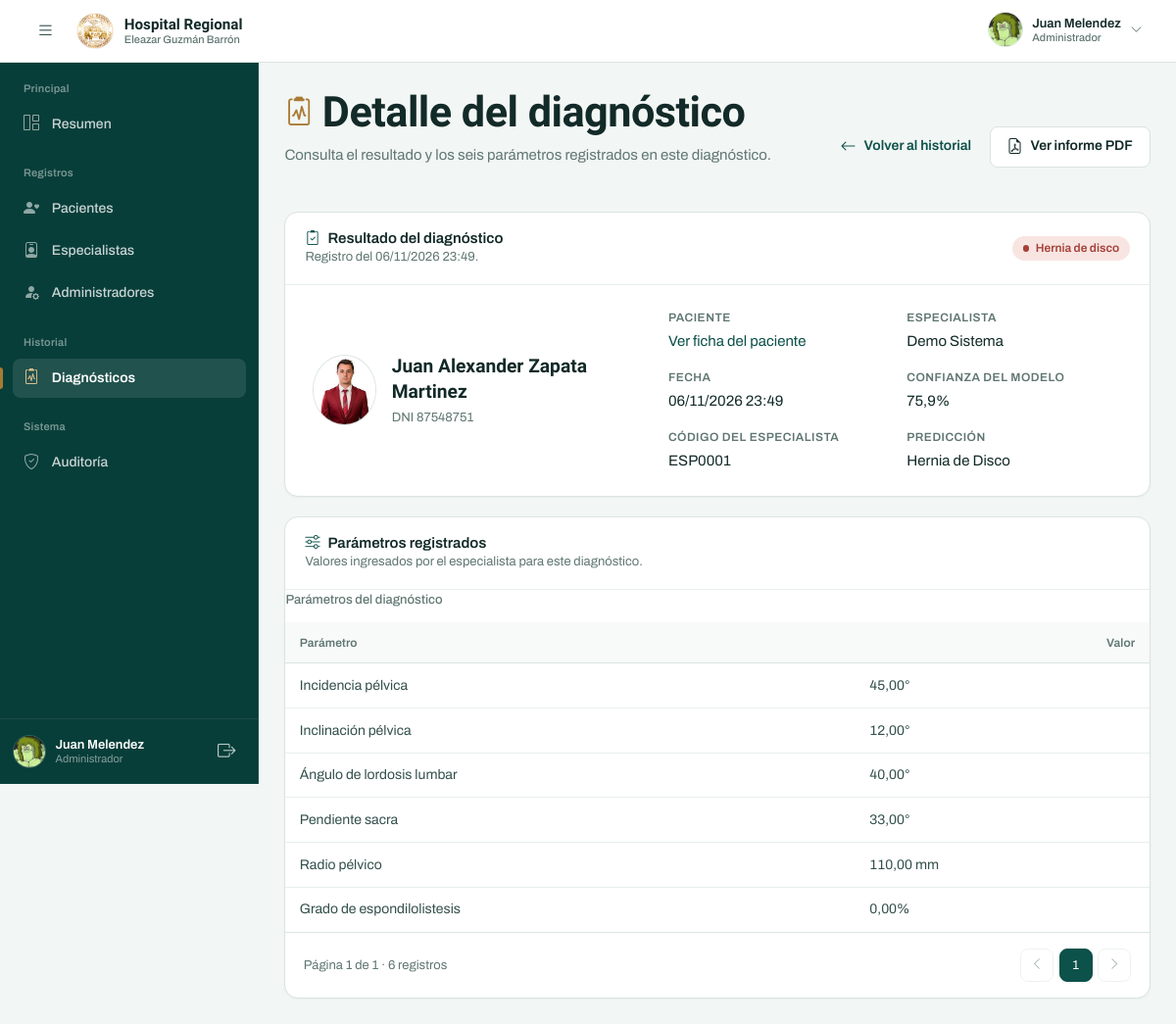
The page /historial/330/?origen=d (signed in) on the database its author committed.
### tasks/models.py (models this page shows, shortened)
class Usuario(AbstractBaseUser):
    primer_nombre = models.CharField(max_length=200)
    segundo_nombre = models.CharField(max_length=200, blank=True)
    apellido_paterno = models.CharField(max_length=200)
    apellido_materno = models.CharField(max_length=200)
    codigo_empl = models.CharField(max_length=10)
    usuario_administrador = models.BooleanField(default=False)
    estado = models.ForeignKey(Estado, on_delete=models.CASCADE,null=True)
    username = models.CharField(max_length=20, unique=True, null=False)
    email = models.EmailField(max_length=200,unique=True)  # Cambiado a EmailField
    telefono = models.CharField(max_length=9, validators=[MinLengthValidator(9)], null=True, blank=True)
    dni = models.CharField(max_length=8, validators=[MinLengthValidator(8)], null=True, blank=True)
    foto = models.ImageField('Imagen de perfil', upload_to='usuarios1/', null=True, blank=True)
    fecha_creacion = models.DateTimeField(auto_now_add=True)
    es_demo = models.BooleanField(default=False, db_index=True)
    objects = UsuarioManager()
    USERNAME_FIELD = 'username'
    REQUIRED_FIELDS = ['email', 'primer_nombre', 'segundo_nombre', 'apellido_paterno', 'apellido_materno']
    @property
    def is_active(self):
        return self.estado_id is not None and self.estado.name == "Activo"

class Historial_paciente (models.Model):
    empleado = models.ForeignKey(Usuario, on_delete=models.CASCADE)
    paciente = models.ForeignKey(Paciente, on_delete=models.CASCADE)
    padecimiento = models.ForeignKey(Padecimiento, on_delete=models.CASCADE)
    fecha = models.DateTimeField(auto_now_add=True)
    precision_value = models.DecimalField(max_digits=10, decimal_places=2, default=Decimal('0.00'))
    es_demo = models.BooleanField(default=False, db_index=True)

class Paciente (models.Model):
    primer_nombre = models.CharField(max_length=200)
    segundo_nombre = models.CharField(max_length=200, blank=True)
    apellido_paterno = models.CharField(max_length=200)
    apellido_materno = models.CharField(max_length=200)
    correo = models.CharField(max_length=200, blank=True)
    telefono = models.CharField(max_length=9, validators=[MinLengthValidator(9)], blank=True)
    dni = models.CharField(max_length=8, validators=[MinLengthValidator(8)],unique=True)
    foto = models.ImageField('Imagen de perfil', upload_to='perfil/', null=True, blank=True)
    fecha_creacion = models.DateTimeField(auto_now_add=True)
    activo = models.BooleanField(default=True)
    es_demo = models.BooleanField(default=False, db_index=True)

class Padecimiento(models.Model):
    name = models.CharField(max_length=200)

class Datos (models.Model):
    historial_paciente = models.ForeignKey(Historial_paciente, on_delete=models.CASCADE)
    pelvic_incidence = models.FloatField()
    pelvic_tilt = models.FloatField()
    lumbar_lordosis_angle = models.FloatField()
    sacral_slope = models.FloatField()
    pelvic_radius = models.FloatField()
    degree_spondylolisthesis = models.FloatField()

### tasks/views.py (the view)
# urls.py: path('historial/<int:pk>/',v.DetalleDiagnostico.as_view(),name='diagnostico_detalle'),
class DetalleDiagnostico(LoginRequiredMixin, DetailView):
    model = Historial_paciente
    template_name = 'crud/diagnostico_detalle.html'
    def get_context_data(self, **kwargs):
        context = super().get_context_data(**kwargs)
        origen = self.request.GET.get('origen', 'd')
        datos = self.object.datos_set.first()
        parametros = []
        if datos:
            parametros = [
                ("Incidencia pélvica", datos.pelvic_incidence, "°"),
                ("Inclinación pélvica", datos.pelvic_tilt, "°"),
                ("Ángulo de lordosis lumbar", datos.lumbar_lordosis_angle, "°"),
                ("Pendiente sacra", datos.sacral_slope, "°"),
                ("Radio pélvico", datos.pelvic_radius, " mm"),
                ("Grado de espondilolistesis", datos.degree_spondylolisthesis, "%"),
            ]
        paginator = Paginator(parametros, 10)
        page_obj = paginator.get_page(self.request.GET.get('page'))
        context['titulo'] = "Diagnóstico"
        context['datos'] = datos
        context['parametros'] = page_obj
        context['page_obj'] = page_obj
        context['querystring'] = _querystring_sin_pagina(self.request)
        context['origen'] = origen
        context['nav_section'] = (
            'historial_m' if origen == 'mis' else 'historial_d'
        )
        return context

### tasks/templates/crud/diagnostico_detalle.html (shortened to what this page needs)
{% extends 'crud/basecrud.html' %} {% load static %} {% block title %}Detalle del diagnóstico · Hospital Regional{% endblock %} {% block page_title %}Detalle del diagnóstico{% endblock %} {% block icon_crud %}<i class="bi bi-clipboard2-pulse" aria-hidden="true"></i>{% endblock %} {% block descripcion %} Consulta el resultado y los seis parámetros registrados en este diagnóstico. {% endblock %} {% block page_actions %}
  <div class="page-header__actions">
    <a href="{% if origen == 'mis' %}{% url 'historial_m' %}{% else %}{% url 'historial_d' %}{% endif %}" class="btn-app btn-app--ghost">
      <i class="bi bi-arrow-left" aria-hidden="true"></i>
      Volver al historial
    </a>
    <a href="{% url 'diagnostico_pdf' historial_paciente.id %}" target="_blank" rel="noopener" class="btn-app btn-app--secondary">
      <i class="bi bi-file-earmark-pdf" aria-hidden="true"></i>
      Ver informe PDF
    </a>
  </div>
{% endblock %} {% block crud_mod %}
<div class="stack">
  <section class="panel patient-detail">
    <div class="panel__header">
      <div>
        <h2 class="panel__title">
          <i class="bi bi-clipboard2-check" aria-hidden="true"></i>
          Resultado del diagnóstico
        </h2>
        <p class="panel__hint">
          Registro del {{ historial_paciente.fecha|date:"d/m/Y H:i" }}.
        </p>
      </div>
      {% if historial_paciente.padecimiento.name == 'Hernia de Disco' %}
        <span class="badge-status badge-status--danger">Hernia de disco</span>
      {% elif historial_paciente.padecimiento.name == 'Espondilolistesis' %}
        <span class="badge-status badge-status--warn">Espondilolistesis</span>
      {% else %}
        <span class="badge-status badge-status--ok">Columna normal</span>
      {% endif %}
    </div>
    <div class="patient-detail__body">
      <div class="patient-detail__identity">
        <span class="avatar-cell avatar-cell--lg">
          {% if historial_paciente.paciente.foto %}
            <img src="{{ historial_paciente.paciente.foto.url }}" alt="Fotografía de {{ historial_paciente.paciente.primer_nombre }} {{ historial_paciente.paciente.apellido_paterno }}" loading="lazy" />
          {% else %}
            <img src="{% static 'img/user_default.png' %}" alt="" loading="lazy" />
          {% endif %}
        </span>
        <div>
          <p class="patient-detail__name">
            {{ historial_paciente.paciente.primer_nombre }} {{ historial_paciente.paciente.segundo_nombre }}
            {{ historial_paciente.paciente.apellido_paterno }} {{ historial_paciente.paciente.apellido_materno }}
          </p>
          <p class="patient-detail__sub">
            DNI {{ historial_paciente.paciente.dni }}
          </p>
        </div>
      </div>
      <dl class="patient-detail__grid">
        <div>
          <dt>Paciente</dt>
          <dd>
            <a href="{% url 'paciente_detalle' historial_paciente.paciente.id %}">
              Ver ficha del paciente
            </a>
          </dd>
        </div>
        <div>
          <dt>Especialista</dt>
          <dd>
            {{ historial_paciente.empleado.primer_nombre }}
            {{ historial_paciente.empleado.apellido_paterno }}
          </dd>
        </div>
        <div>
          <dt>Fecha</dt>
          <dd>{{ historial_paciente.fecha|date:"d/m/Y H:i" }}</dd>
        </div>
        <div>
          <dt>Confianza del modelo</dt>
          <dd>{{ historial_paciente.precision_value|floatformat:1 }}%</dd>
        </div>
        <div>
          <dt>Código del especialista</dt>
          <dd>{{ historial_paciente.empleado.codigo_empl }}</dd>
        </div>
        <div>
          <dt>Predicción</dt>
          <dd>{{ historial_paciente.padecimiento.name }}</dd>
        </div>
      </dl>
    </div>
  </section>
  <section class="panel">
    <div class="panel__header">
      <div>
        <h2 class="panel__title">
          <i class="bi bi-sliders" aria-hidden="true"></i>
          Parámetros registrados
        </h2>
        <p class="panel__hint">
          Valores ingresados por el especialista para este diagnóstico.
        </p>
      </div>
    </div>
    {% if datos %}
      <div class="table-scroll">
        <table class="table-app table-app--cards">
          <caption>Parámetros del diagnóstico</caption>
          <thead>
            <tr>
              <th>Parámetro</th>
              <th class="num">Valor</th>
            </tr>
          </thead>
          <tbody>
            {% for nombre, valor, unidad in parametros %}
              <tr>
                <td data-label="Parámetro">{{ nombre }}</td>
                <td class="tabular" data-label="Valor">{{ valor|floatformat:2 }}{{ unidad }}</td>
              </tr>
            {% endfor %}
          </tbody>
        </table>
      </div>
      {% include 'crud/_paginacion.html' %}
    {% endif %}
  </section>
</div>
{% endblock %}

### tasks/templates/layout/base.html (shortened to what this page needs)
{% load static %}
<!DOCTYPE html>
<html lang="es">
  <head>
    <link
      rel="stylesheet"
      href="https://cdn.jsdelivr.net/npm/bootstrap-icons@1.11.3/font/bootstrap-icons.min.css"
    />
    <link
      href="https://cdn.jsdelivr.net/npm/bootstrap@5.3.3/dist/css/bootstrap.min.css"
      rel="stylesheet"
    />
    <link rel="stylesheet" href="{% static 'styles/base.css' %}" />
    <link rel="stylesheet" href="{% static 'styles/dashboard.css' %}" />
    <link rel="stylesheet" href="{% static 'styles/diagnostico.css' %}" />
    <link rel="stylesheet" href="{% static 'styles/etapa2.css' %}" />
    <link rel="stylesheet" href="{% static 'styles/etapa3.css' %}" />
    <link rel="stylesheet" href="{% static 'styles/etapaf.css' %}" />
    <link rel="stylesheet" href="{% static 'styles/r_paciente.css' %}" />
  </head>
  <body>
    <div id="__next">
      <header class="app-header">
        <div class="app-header__left">
          <button
            class="icon-btn menu-btn"
            id="menu_toggle"
            type="button"
            aria-label="Abrir menú de navegación"
            aria-controls="sidebar"
            aria-expanded="false"
          >
            <i class="bi bi-list" aria-hidden="true"></i>
          </button>
          <a class="brand" href="{% url 'dashboard' %}">
            <img
              class="brand__seal"
              src="{% static 'img/logo-hospital-transparente.png' %}"
              alt=""
            />
            <span class="brand__text">
              <span class="brand__title">Hospital Regional</span>
              <span class="brand__subtitle">Eleazar Guzmán Barrón</span>
            </span>
          </a>
        </div>
        <div class="app-header__right">
          <div class="perfil">
            <button
              class="perfil__trigger"
              id="perfil_trigger"
              type="button"
              aria-label="Abrir menú de usuario"
              aria-haspopup="true"
              aria-expanded="false"
              aria-controls="panel_conf"
            >
              {% if user.foto %}
                <img id="avatar_1" src="{{ user.foto.url }}" alt="" />
              {% else %}
                <img
                  id="avatar_1"
                  src="{% static 'img/user_default.png' %}"
                  alt=""
                />
              {% endif %}
              <span class="perfil__meta">
                <span class="perfil__name">
                  {{ user.primer_nombre }} {{ user.apellido_paterno }}
                </span>
                <span class="perfil__role">
                  {% if request.user.usuario_administrador %}Administrador{% else %}Especialista{% endif %}
                </span>
              </span>
              <i class="bi bi-chevron-down perfil__chev" aria-hidden="true"></i>
            </button>
          </div>
        </div>
      </header>
      <div class="app-shell" id="main_">
        <nav class="sidebar" id="sidebar" aria-label="Navegación principal">
          <div class="sidebar__scroll">
            <div class="nav-group">
              <p class="nav-group__label">Principal</p>
              <a
                href="{% url 'dashboard' %}"
                class="nav-link {% if request.resolver_match.url_name == 'dashboard' %}is-active{% endif %}"
              >
                <i class="bi bi-grid-1x2" aria-hidden="true"></i>
                <span>Resumen</span>
              </a>
            </div>
            <div class="nav-group">
              <p class="nav-group__label">Registros</p>
              <a
                href="{% url 'paciente' %}"
                class="nav-link "
              >
                <i class="bi bi-person-heart" aria-hidden="true"></i>
                <span>Pacientes</span>
              </a>
              {% if request.user.usuario_administrador %}
                <a
                  href="{% url 'especialista' %}"
                  class="nav-link {% if request.resolver_match.url_name == 'especialista' or request.resolver_match.url_name == 'registro_e' or nav_section == 'especialista' %}is-active{% endif %}"
                >
                  <i class="bi bi-person-badge" aria-hidden="true"></i>
                  <span>Especialistas</span>
                </a>
                <a
                  href="{% url 'administrador' %}"
                  class="nav-link {% if request.resolver_match.url_name == 'administrador' or request.resolver_match.url_name == 'registro_a' or nav_section == 'administrador' %}is-active{% endif %}"
                >
                  <i class="bi bi-person-fill-gear" aria-hidden="true"></i>
                  <span>Administradores</span>
                </a>
              {% endif %}
            </div>
            <div class="nav-group">
              <p class="nav-group__label">Historial</p>
              <a
                href="{% url 'historial_d' %}"
                class="nav-link {% if request.resolver_match.url_name == 'historial_d' or nav_section == 'historial_d' %}is-active{% endif %}"
                {% if request.resolver_match.url_name == 'historial_d' or nav_section == 'historial_d' %}aria-current="page"{% endif %}
              >
                <i class="bi bi-clipboard2-pulse" aria-hidden="true"></i>
                <span>Diagnósticos</span>
              </a>
            </div>
            {% if request.user.usuario_administrador %}
              <div class="nav-group">
                <p class="nav-group__label">Sistema</p>
                <a
                  href="{% url 'auditoria' %}"
                  class="nav-link {% if request.resolver_match.url_name == 'auditoria' %}is-active{% endif %}"
                >
                  <i class="bi bi-shield-check" aria-hidden="true"></i>
                  <span>Auditoría</span>
                </a>
              </div>
            {% endif %}
          </div>
          <div class="sidebar__footer">
            <div class="sidebar-user">
              {% if user.foto %}
                <img src="{{ user.foto.url }}" alt="" />
              {% else %}
                <img src="{% static 'img/user_default.png' %}" alt="" />
              {% endif %}
              <div class="sidebar-user__meta">
                <span class="sidebar-user__name">
                  {{ user.primer_nombre }} {{ user.apellido_paterno }}
                </span>
                <span class="sidebar-user__role">
                  {% if request.user.usuario_administrador %}Administrador{% else %}Especialista{% endif %}
                </span>
              </div>
              <form method="post" action="{% url 'logout' %}">
                <button
                  type="submit"
                  class="icon-btn icon-btn--onDark"
                  aria-label="Cerrar sesión"
                  title="Cerrar sesión"
                >
                  <i class="bi bi-box-arrow-right" aria-hidden="true"></i>
                </button>
              </form>
            </div>
          </div>
        </nav>
        <main class="main_content" id="main_content">
          <div class="page-shell">
            {% block content %} {% endblock %}
          </div>
        </main>
      </div>
    </div>
  </body>
</html>

### rows shown on the page
Usuario: foto (picture), primer_nombre "Juan", apellido_paterno "Melendez"
Historial_paciente: fecha "06/11/2026 23:49", paciente.foto (picture), paciente.primer_nombre "Juan", paciente.segundo_nombre "Alexander", paciente.apellido_paterno "Zapata", paciente.apellido_materno "Martinez", paciente.dni "87548751", empleado.primer_nombre "Demo", empleado.apellido_paterno "Sistema", precision_value "75,9", empleado.codigo_empl "ESP0001", padecimiento.name "Hernia de Disco"
Datos: parametros "45,00" "12,00" "40,00" "33,00" "110,00" "0,00"

### other values the page prints
{{ nombre }} "Incidencia pélvica" "Inclinación pélvica" "Ángulo de lordosis lumbar" "Pendiente sacra" "Radio pélvico" "Grado de espondilolistesis"
{{ unidad }} "°" "°" "°" "°" "mm" "%"
{{ page_obj.number }} "1"
{{ page_obj.paginator.num_pages }} "1"
{{ page_obj.paginator.count }} "6"
{{ num }} "1"
